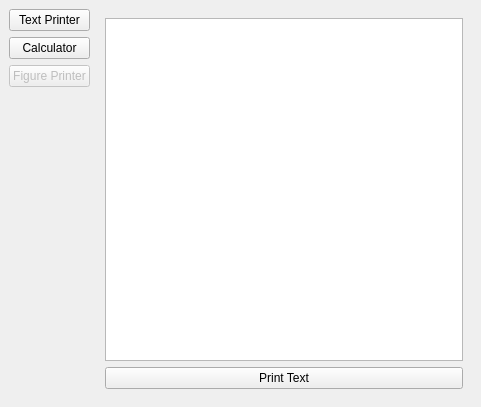
<?xml version="1.0" encoding="UTF-8"?>
<ui version="4.0">
 <class>MainWindow</class>
 <widget class="QMainWindow" name="MainWindow">
  <property name="geometry">
   <rect>
    <x>0</x>
    <y>0</y>
    <width>481</width>
    <height>407</height>
   </rect>
  </property>
  <property name="windowTitle">
   <string>MainWindow</string>
  </property>
  <widget class="QWidget" name="centralwidget">
   <property name="sizePolicy">
    <sizepolicy hsizetype="Preferred" vsizetype="Preferred">
     <horstretch>0</horstretch>
     <verstretch>0</verstretch>
    </sizepolicy>
   </property>
   <layout class="QHBoxLayout" name="horizontalLayout" stretch="15,85">
    <item>
     <layout class="QVBoxLayout" name="verticalLayout">
      <item>
       <widget class="QPushButton" name="text_printer_button">
        <property name="text">
         <string>Text Printer</string>
        </property>
       </widget>
      </item>
      <item>
       <widget class="QPushButton" name="calculator_button">
        <property name="text">
         <string>Calculator</string>
        </property>
       </widget>
      </item>
      <item>
       <widget class="QPushButton" name="figure_printer_button">
        <property name="enabled">
         <bool>false</bool>
        </property>
        <property name="text">
         <string>Figure Printer</string>
        </property>
        <property name="checkable">
         <bool>false</bool>
        </property>
       </widget>
      </item>
      <item>
       <spacer name="verticalSpacer">
        <property name="orientation">
         <enum>Qt::Vertical</enum>
        </property>
        <property name="sizeHint" stdset="0">
         <size>
          <width>20</width>
          <height>40</height>
         </size>
        </property>
       </spacer>
      </item>
     </layout>
    </item>
    <item>
     <widget class="QStackedWidget" name="main_stacked_widget">
      <property name="currentIndex">
       <number>0</number>
      </property>
      <widget class="QWidget" name="page">
       <layout class="QVBoxLayout" name="verticalLayout_3">
        <item>
         <widget class="QPlainTextEdit" name="text_printer_output">
          <property name="readOnly">
           <bool>true</bool>
          </property>
         </widget>
        </item>
        <item>
         <widget class="QPushButton" name="start_text_printer_button">
          <property name="text">
           <string>Print Text</string>
          </property>
         </widget>
        </item>
       </layout>
      </widget>
      <widget class="QWidget" name="page_2">
       <layout class="QVBoxLayout" name="verticalLayout_4">
        <item>
         <widget class="QLCDNumber" name="calculator_output">
          <property name="value" stdset="0">
           <double>0.000000000000000</double>
          </property>
         </widget>
        </item>
        <item>
         <layout class="QHBoxLayout" name="horizontalLayout_3">
          <item>
           <widget class="QComboBox" name="first_operand_combobox"/>
          </item>
          <item>
           <widget class="QComboBox" name="math_operator_combobox"/>
          </item>
          <item>
           <widget class="QComboBox" name="second_operand_combobox"/>
          </item>
         </layout>
        </item>
        <item>
         <widget class="QPushButton" name="start_calculation_button">
          <property name="text">
           <string>Calculate</string>
          </property>
         </widget>
        </item>
       </layout>
      </widget>
      <widget class="QWidget" name="page_3">
       <layout class="QVBoxLayout" name="verticalLayout_2">
        <item>
         <widget class="QPlainTextEdit" name="figure_printer_output">
          <property name="readOnly">
           <bool>true</bool>
          </property>
         </widget>
        </item>
        <item>
         <layout class="QHBoxLayout" name="horizontalLayout_2" stretch="1,2">
          <item>
           <widget class="QComboBox" name="figure_combobox"/>
          </item>
          <item>
           <widget class="QPushButton" name="start_drawing_figure_button">
            <property name="text">
             <string>Draw Figure</string>
            </property>
           </widget>
          </item>
         </layout>
        </item>
       </layout>
      </widget>
     </widget>
    </item>
   </layout>
  </widget>
  <action name="actionSettings">
   <property name="text">
    <string>Settings</string>
   </property>
  </action>
  <action name="actionPreferences">
   <property name="text">
    <string>Preferences</string>
   </property>
  </action>
 </widget>
 <resources/>
 <connections/>
</ui>
